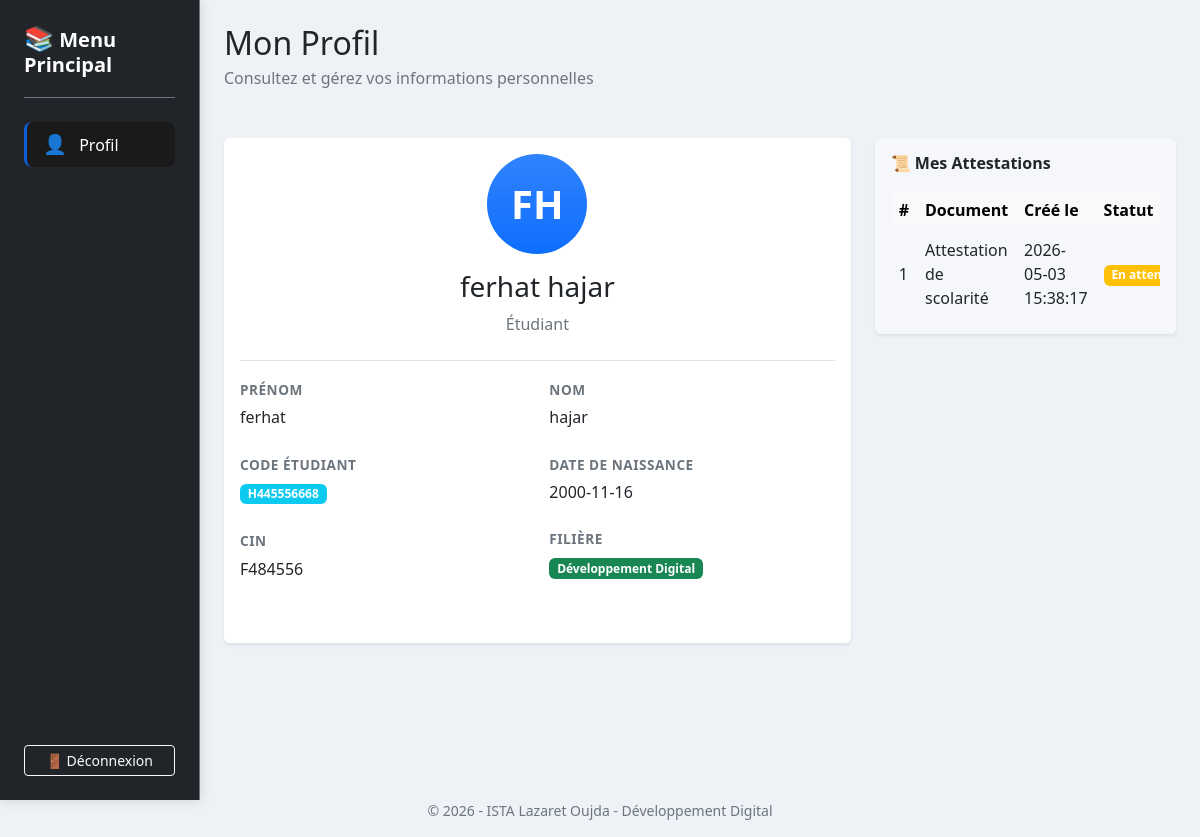
The app's page /profile.php (signed in) with its own data.
### tables this page shows
CREATE TABLE `students` (
  `id` int(11) NOT NULL,
  `firstname` varchar(100) NOT NULL,
  `lastname` varchar(100) NOT NULL,
  `date_of_birth` date NOT NULL,
  `code_student` varchar(50) NOT NULL,
  `cin` varchar(50) NOT NULL,
  `filiere` varchar(150) NOT NULL,
  `user_id` int(11) DEFAULT NULL
);

CREATE TABLE `attestations` (
  `id` int(11) NOT NULL,
  `student_id` int(11) NOT NULL,
  `agent_id` int(11) NOT NULL,
  `created_at` datetime DEFAULT current_timestamp(),
  `updated_at` datetime DEFAULT current_timestamp() ON UPDATE current_timestamp(),
  `validated_at` datetime DEFAULT NULL
);

### profile.php (the view, shortened to what this page needs)
<?php
    include('partials/header.php');
    $pdo = Database::getConnection();
    $connectedUser = currentUser();
    $stmt = $pdo->prepare("SELECT * FROM students WHERE user_id = ?");
    $stmt->execute([$connectedUser['id']]);
    $user = $stmt->fetch();
    $atestations = $pdo->prepare("SELECT * FROM attestations WHERE student_id = ?");
    $atestations->execute([$user['id']]);
    $attestations = $atestations->fetchAll();
?>
    <div class="container-fluid">
        <div class="row min-vh-100">
            <div class=" col-md-3 col-xl-2 px-0">
                <?php include ('partials/sidebar.php'); ?>
            </div>
            <div class="col-md-9 col-xl-10 p-4">
                <div class="mb-5">
                    <div>
                        <h1 class="h2 mb-1">Mon Profil</h1>
                        <p class="text-muted">Consultez et gérez vos informations personnelles</p>
                    </div>
                </div>
                <div class="row">
                    <div class="col-lg-8">
                        <div class="card border-0 shadow-sm mb-4">
                            <div class="card-body pb-0">
                                <div class="text-center pb-4 border-bottom">
                                    <div class="mb-3">
                                        <div class="avatar-placeholder bg-primary bg-gradient rounded-circle mx-auto d-flex align-items-center justify-content-center" style="width: 100px; height: 100px;">
                                            <span class="text-white" style="font-size: 40px; font-weight: bold;">
                                                <?php echo strtoupper(substr(htmlspecialchars($user['firstname']), 0, 1)) . strtoupper(substr(htmlspecialchars($user['lastname']), 0, 1)); ?>
                                            </span>
                                        </div>
                                    </div>
                                    <h3 class="mb-2"><?php echo htmlspecialchars($user['firstname']) . ' ' . htmlspecialchars($user['lastname']); ?></h3>
                                    <p class="text-muted mb-0">Étudiant</p>
                                </div>
                            </div>
                            <div class="card-body">
                                <div class="row mb-4">
                                    <div class="col-md-6">
                                        <div class="mb-4">
                                            <label class="form-label fw-bold text-muted text-uppercase" style="font-size: 0.85rem; letter-spacing: 0.5px;">Prénom</label>
                                            <p class="h6 mb-0"><?php echo htmlspecialchars($user['firstname']); ?></p>
                                        </div>
                                        <div class="mb-4">
                                            <label class="form-label fw-bold text-muted text-uppercase" style="font-size: 0.85rem; letter-spacing: 0.5px;">Code Étudiant</label>
                                            <p class="h6 mb-0"><span class="badge bg-info"><?php echo htmlspecialchars($user['code_student']); ?></span></p>
                                        </div>
                                        <div class="mb-4">
                                            <label class="form-label fw-bold text-muted text-uppercase" style="font-size: 0.85rem; letter-spacing: 0.5px;">CIN</label>
                                            <p class="h6 mb-0"><?php echo htmlspecialchars($user['cin']); ?></p>
                                        </div>
                                    </div>
                                    <div class="col-md-6">
                                        <div class="mb-4">
                                            <label class="form-label fw-bold text-muted text-uppercase" style="font-size: 0.85rem; letter-spacing: 0.5px;">Nom</label>
                                            <p class="h6 mb-0"><?php echo htmlspecialchars($user['lastname']); ?></p>
                                        </div>
                                        <div class="mb-4">
                                            <label class="form-label fw-bold text-muted text-uppercase" style="font-size: 0.85rem; letter-spacing: 0.5px;">Date de Naissance</label>
                                            <p class="h6 mb-0">
                                                <?php echo htmlspecialchars($user['date_of_birth']); ?>
                                            </p>
                                        </div>
                                        <div class="mb-4">
                                            <label class="form-label fw-bold text-muted text-uppercase" style="font-size: 0.85rem; letter-spacing: 0.5px;">Filière</label>
                                            <p class="h6 mb-0"><span class="badge bg-success"><?php echo htmlspecialchars($user['filiere']); ?></span></p>
                                        </div>
                                    </div>
                                </div>
                            </div>
                        </div>
                    </div>
                    <div class="col-lg-4">
                        <div class="card border-0 shadow-sm bg-surface">
                            <div class="card-body">
                                <h6 class="card-title fw-bold mb-3">📜 Mes Attestations</h6>
                                <div class="table-responsive">
                                    <table class="table table-borderless align-middle mb-0">
                                        <thead class="table-light">
                                            <tr>
                                                <th scope="col">#</th>
                                                <th scope="col">Document</th>
                                                <th scope="col">Créé le</th>
                                                <th scope="col">Statut</th>
                                            </tr>
                                        </thead>
                                        <tbody>
                                            <?php $i=1; foreach($attestations as $item) { ?>
                                            <tr>
                                                <td><?php echo $i; ?></td>
                                                <td><?php echo('Attestation de scolarité'); ?></td>
                                                <td><?php echo htmlspecialchars($item['created_at']); ?></td>
                                                <td><?php if(!empty($item['validated_at'])) { ?>
                                                    <span class="badge bg-success">Validée</span>
                                                <?php } else { ?>
                                                    <span class="badge bg-warning">En attente</span>
                                                <?php } ?></td>
                                            </tr>
                                            <?php $i++; } ?>
                                        </tbody>
                                    </table>
                                </div>
                            </div>
                        </div>
                    </div>
                </div>
            </div>
        </div>
    </div>
<?php include('partials/footer.php'); ?>

### partials/style.css (style rules this page uses)
:root { --bs-body-bg: #eef2f7; --bs-light: #dbe2ea; --bs-white: #f8f9ff; --bs-primary: #0b5ed7; --bs-info: #198cff; --bs-warning: #c69500; --bs-success: #198754; }
body { background-color: #eef2f7; color: #212529; }
.bg-surface { background-color: #f5f7fb; }
.badge.bg-info { background-color: #198cff; }
.badge.bg-success { background-color: #198754 ; }

### records on screen
students: firstname "F", lastname "H", firstname "ferhat", lastname "hajar", code_student "H445556668", cin "F484556", date_of_birth "2000-11-16", filiere "Développement Digital"
attestations: created_at "2026-05-03 15:38:17", shows "En…"
